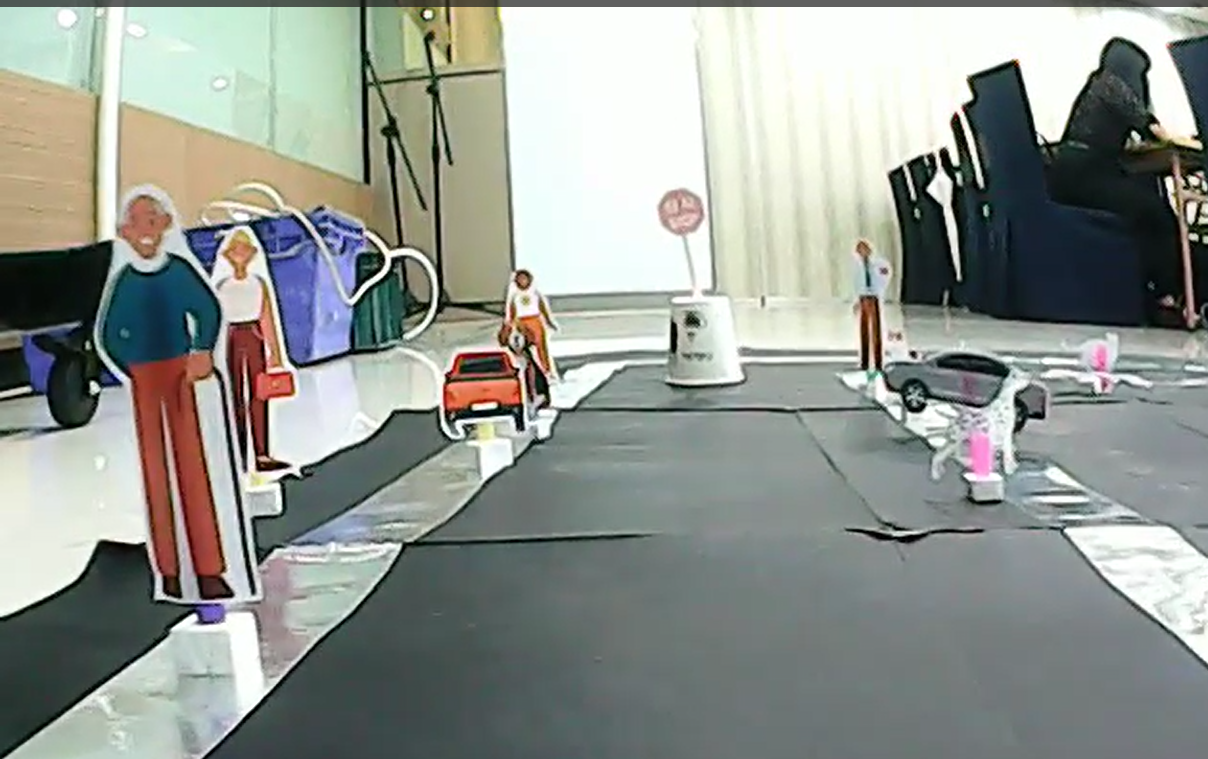
#> input picture code/test/data/tmp/obj_test.png, 1208 x 759 px
$ python -i hand_coded_lane_follower_ahc.py   (imports and definitions only)
#> lines starting #> are read from the running program, lines starting #| are printed output that depends on the picture; after the words box and inside, x2 and y2 are one past the last pixel; in counts of white or black regions, pixels touching at a corner belong together
import cv2
import numpy as np
import logging
import math
import datetime
import sys
# [1 line not run here, left out]

_SHOW_IMAGE = False


class HandCodedLaneFollower(object):
    def __init__(self, car=None):
        logging.info('Creating a HandCodedLaneFollower...')
        self.car = car
        self.curr_steering_angle = 90

    def follow_lane(self, frame):
        # Main entry point of the lane follower
        show_image("orig", frame)

        lane_lines, frame = detect_lane(frame)
        final_frame = self.steer(frame, lane_lines)

        return final_frame

    def steer(self, frame, lane_lines):
        logging.debug('steering...')
        if len(lane_lines) == 0:
            logging.error('No lane lines detected, nothing to do.')
            return frame

        new_steering_angle = compute_steering_angle(frame, lane_lines)
        self.curr_steering_angle = stabilize_steering_angle(self.curr_steering_angle, new_steering_angle, len(lane_lines))

        if self.car is not None:
            self.car.front_wheels.turn(self.curr_steering_angle)
        curr_heading_image = display_heading_line(frame, self.curr_steering_angle)
        show_image("heading", curr_heading_image)

        return curr_heading_image


############################
# Frame processing steps
############################
def detect_lane(frame):
    logging.debug('detecting lane lines...')

    # [5 lines of commented-out code are left out]

    cropped_edges = detect_edges_gray(frame)
    show_image('edges cropped', cropped_edges)

    line_segments = detect_line_segments(cropped_edges)
    line_segment_image = display_lines(frame, line_segments)
    show_image("line segments", line_segment_image)

    lane_lines = average_slope_intercept(frame, line_segments)
    lane_lines_image = display_lines(frame, lane_lines)
    show_image("lane lines", lane_lines_image)

    return lane_lines, lane_lines_image


def detect_edges_gray(frame):
    # filter for blue lane lines
    gray = cv2.cvtColor(frame, cv2.COLOR_BGR2GRAY)
    show_image("gray", gray)
    # cv2.imshow('gray', gray)
    # cv2.waitKey(0)

    cropped_image = gray[330:480, 0:640]
    # cv2.imshow('cropped_image', cropped_image)
    # cv2.waitKey(0)

    img_blurred = cv2.GaussianBlur(cropped_image, ksize = (21,21), sigmaX= 0)
    # cv2.imshow('img_blurred', img_blurred)
    # cv2.waitKey(0)

    cropped_edges = cv2.adaptiveThreshold(
    img_blurred,
    maxValue = 255.0 ,
    adaptiveMethod = cv2.ADAPTIVE_THRESH_GAUSSIAN_C,
    thresholdType = cv2.THRESH_BINARY_INV,
    blockSize = 23, # block size와 c의 값을 이용하여 controus의 영역을 강조함.
    C = 7)
    # cv2.imshow('cropped_edges', cropped_edges)
    # cv2.waitKey(0)

    return cropped_edges


# [35 lines of commented-out code are left out]


# [17 lines left out: function region_of_interest, not called in this run]


def detect_line_segments(cropped_edges):
    # tuning min_threshold, minLineLength, maxLineGap is a trial and error process by hand
    rho = 1  # precision in pixel, i.e. 1 pixel
    angle = np.pi / 180  # degree in radian, i.e. 1 degree
    min_threshold = 10  # minimal of votes
    line_segments = cv2.HoughLinesP(cropped_edges, rho, angle, min_threshold, np.array([]), minLineLength=8,
                                    maxLineGap=4)

    if line_segments is not None:
        for line_segment in line_segments:
            logging.debug('detected line_segment:')
            logging.debug("%s of length %s" % (line_segment, length_of_line_segment(line_segment[0])))

    return line_segments


def average_slope_intercept(frame, line_segments):
    """
    This function combines line segments into one or two lane lines
    If all line slopes are < 0: then we only have detected left lane
    If all line slopes are > 0: then we only have detected right lane
    """
    lane_lines = []
    if line_segments is None:
        logging.info('No line_segment segments detected')
        return lane_lines

    height, width, _ = frame.shape
    left_fit = []
    right_fit = []

    boundary = 1/2
    left_region_boundary = width * (1 - boundary)  # left lane line segment should be on left 2/3 of the screen
    right_region_boundary = width * boundary # right lane line segment should be on left 2/3 of the screen

    for line_segment in line_segments:
        for x1, y1, x2, y2 in line_segment:
            if x1 == x2:
                logging.info('skipping vertical line segment (slope=inf): %s' % line_segment)
                continue
            fit = np.polyfit((x1, x2), (y1, y2), 1)
            slope = fit[0]
            intercept = fit[1]
            if slope < 0:
                if x1 < left_region_boundary and x2 < left_region_boundary:
                    left_fit.append((slope, intercept))
            else:
                if x1 > right_region_boundary and x2 > right_region_boundary:
                    right_fit.append((slope, intercept))

    left_fit_average = np.average(left_fit, axis=0)
    if len(left_fit) > 0:
        lane_lines.append(make_points(frame, left_fit_average))

    right_fit_average = np.average(right_fit, axis=0)
    if len(right_fit) > 0:
        lane_lines.append(make_points(frame, right_fit_average))

    logging.debug('lane lines: %s' % lane_lines)  # [[[316, 720, 484, 432]], [[1009, 720, 718, 432]]]

    return lane_lines


def compute_steering_angle(frame, lane_lines):
    """ Find the steering angle based on lane line coordinate
        We assume that camera is calibrated to point to dead center
    """
    print('num of lanes', len(lane_lines))
    if len(lane_lines) == 0:
        logging.info('No lane lines detected, do nothing')
        return -90

    height, width, _ = frame.shape
    if len(lane_lines) == 1:
        logging.debug('Only detected one lane line, just follow it. %s' % lane_lines[0])
        x1, _, x2, _ = lane_lines[0][0]
        x_offset = x2 - x1
    else:
        _, _, left_x2, _ = lane_lines[0][0]
        _, _, right_x2, _ = lane_lines[1][0]
        camera_mid_offset_percent = 0.02 # 0.0 means car pointing to center, -0.03: car is centered to left, +0.03 means car pointing to right
        mid = int(width / 2 * (1 + camera_mid_offset_percent))
        x_offset = (left_x2 + right_x2) / 2 - mid

    # find the steering angle, which is angle between navigation direction to end of center line
    y_offset = int(height / 2)

    angle_to_mid_radian = math.atan(x_offset / y_offset)  # angle (in radian) to center vertical line
    angle_to_mid_deg = int(angle_to_mid_radian * 180.0 / math.pi)  # angle (in degrees) to center vertical line
    steering_angle = angle_to_mid_deg + 90  # this is the steering angle needed by picar front wheel

    logging.debug('new steering angle: %s' % steering_angle)
    return steering_angle


def stabilize_steering_angle(curr_steering_angle, new_steering_angle, num_of_lane_lines, max_angle_deviation_two_lines=5, max_angle_deviation_one_lane=1):
    """
    Using last steering angle to stabilize the steering angle
    This can be improved to use last N angles, etc
    if new angle is too different from current angle, only turn by max_angle_deviation degrees
    """
    if num_of_lane_lines == 2 :
        # if both lane lines detected, then we can deviate more
        max_angle_deviation = max_angle_deviation_two_lines
    else :
        # if only one lane detected, don't deviate too much
        max_angle_deviation = max_angle_deviation_one_lane

    angle_deviation = new_steering_angle - curr_steering_angle
    print("angle_deviation", angle_deviation)

    if abs(angle_deviation) > max_angle_deviation:
        stabilized_steering_angle = int(curr_steering_angle
                                        + max_angle_deviation * angle_deviation / abs(angle_deviation))
    else:
        stabilized_steering_angle = new_steering_angle
    logging.info('Proposed angle: %s, stabilized angle: %s' % (new_steering_angle, stabilized_steering_angle))
    return stabilized_steering_angle


############################
# Utility Functions
############################
def display_lines(frame, lines, line_color=(0, 255, 0), line_width=10):
    line_image = np.zeros_like(frame)
    if lines is not None:
        for line in lines:
            for x1, y1, x2, y2 in line:
                cv2.line(line_image, (x1, y1+330), (x2, y2+330), line_color, line_width)
    line_image = cv2.addWeighted(frame, 0.8, line_image, 1, 1)
    return line_image


def display_heading_line(frame, steering_angle, line_color=(0, 0, 255), line_width=5, ):
    heading_image = np.zeros_like(frame)
    height, width, _ = frame.shape

    # figure out the heading line from steering angle
    # heading line (x1,y1) is always center bottom of the screen
    # (x2, y2) requires a bit of trigonometry

    # Note: the steering angle of:
    # 0-89 degree: turn left
    # 90 degree: going straight
    # 91-180 degree: turn right
    steering_angle_radian = steering_angle / 180.0 * math.pi
    x1 = int(width / 2)
    y1 = height
    x2 = int(x1 - height / 2 / math.tan(steering_angle_radian))
    y2 = int(height / 2)

    cv2.line(heading_image, (x1, y1), (x2, y2), line_color, line_width)
    heading_image = cv2.addWeighted(frame, 0.8, heading_image, 1, 1)
    return heading_image


def length_of_line_segment(line):
    x1, y1, x2, y2 = line
    return math.sqrt((x2 - x1) ** 2 + (y2 - y1) ** 2)


def show_image(title, frame, show=_SHOW_IMAGE):
    if show:
        cv2.imshow(title, frame)
        cv2.waitKey(0)


def make_points(frame, line):
    height, width, _ = frame.shape
    slope, intercept = line
    y1 = height  # bottom of the frame
    y2 = int(y1 * 1 / 2)  # make points from middle of the frame down

    # bound the coordinates within the frame
    x1 = max(-width, min(2 * width, int((y1 - intercept) / slope)))
    x2 = max(-width, min(2 * width, int((y2 - intercept) / slope)))
    return [[x1, y1, x2, y2]]


############################
# Test Functions
############################
# [40 lines left out: functions test_photo, test_video, not called in this run]


# [4 lines not run here, left out]
    #test_photo('/home/pi/DeepPiCar/driver/data/video/car_video_190427_110320_073.png')
    #test_photo(sys.argv[1])
    #test_video(sys.argv[1])

>>> import cv2
>>> picture = cv2.imread('data/tmp/obj_test.png')
#> picture is the input picture: shape (759, 1208, 3); mean B, G, R 145, 150.9, 145.9
>>> result = HandCodedLaneFollower().follow_lane(picture)
#> in detect_edges_gray, `gray = cv2.cvtColor(frame, cv2.COLOR_BGR2GRAY)`:
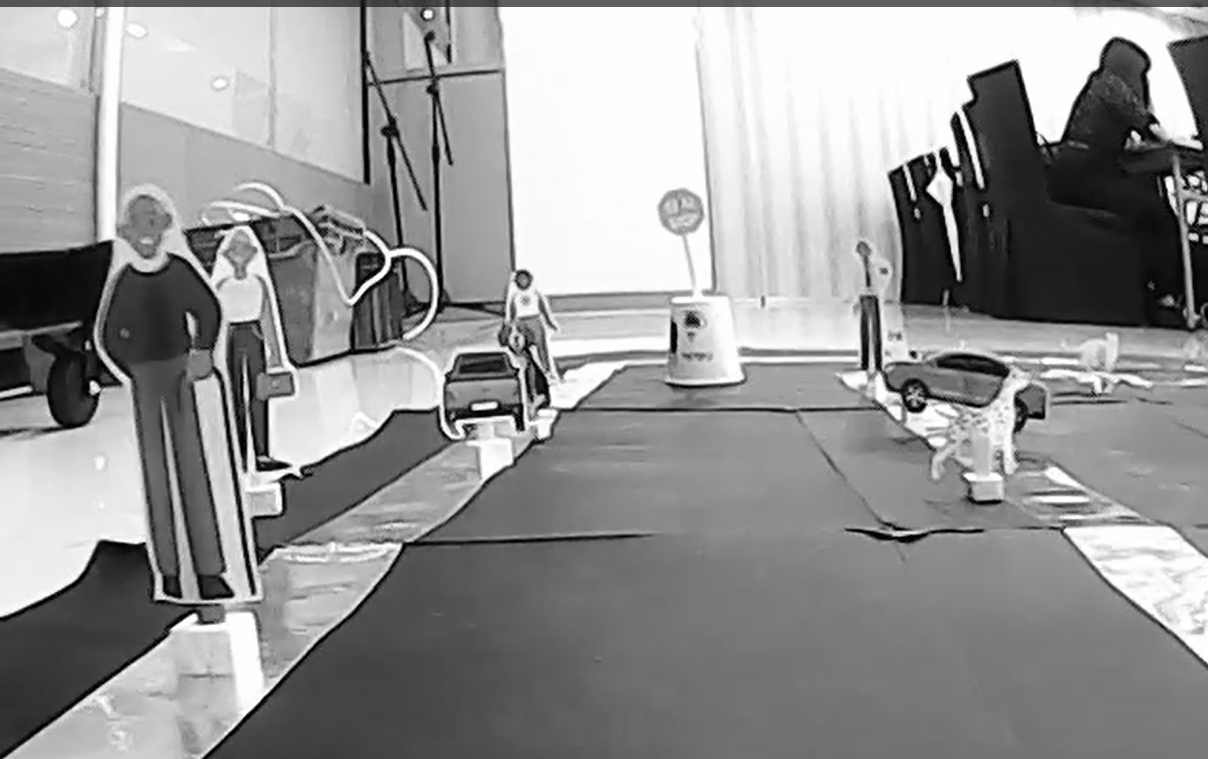
#> gray: shape (759, 1208); min 0, max 255, mean 148.8
#> in detect_edges_gray, `cropped_image = gray[330:480, 0:640]`:
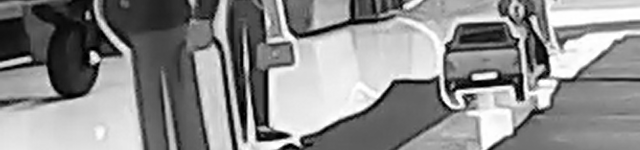
#> cropped_image: shape (150, 640); min 0, max 255, mean 140.3
#> in detect_edges_gray, `img_blurred = cv2.GaussianBlur(cropped_image, ksize = (21,21), sigmaX=..`:
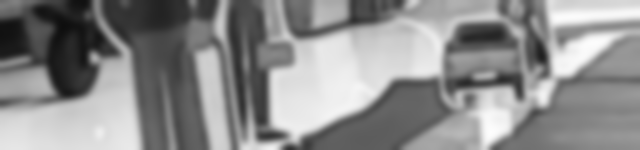
#> img_blurred: shape (150, 640); min 14, max 253, mean 140.3
#> in detect_edges_gray, `cropped_edges = cv2.adaptiveThreshold( img_blurred, maxValue = 255.0 ,..`:
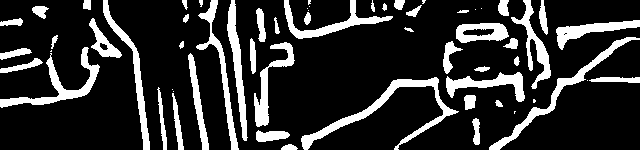
#> cropped_edges: shape (150, 640); 18.3% white; 61 white regions (13 under 20 px), largest, box (x1, y1, x2, y2) and area: (301, 77, 459, 150) 1692, (489, 37, 640, 150) 1275, (0, 47, 100, 108) 1242
#> in detect_line_segments, `line_segments = cv2.HoughLinesP(cropped_edges, rho, angle, min_thresho..`: line_segments = 649 rows, first 6: [0, 100, 72, 98], [208, 41, 220, 44], [456, 38, 489, 40], [13, 19, 21, 19], [558, 35, 589, 32], [557, 83, 583, 76]
#> the loop in detect_line_segments, `for line_segment in line_segments:` made 649 passes
#> the loop in display_lines, `for line in lines:` made 649 passes
#> the loop in average_slope_intercept, `for line_segment in line_segments:` made 649 passes
#> after the loop in average_slope_intercept, `for line_segment in line_segments:`: left_fit = 286 pairs, first value -18.5 to -7.42e-18, second value 1 to 9807; right_fit = [(0.0625, -17.94), (0.179, -31.75), (0.13, -58.35), (0.133, -4.2)]
#> in average_slope_intercept, `left_fit_average = np.average(left_fit, axis=0)`: left_fit_average = [-2.04, 754.2]
#> in make_points, `slope, intercept = line`: slope = -2.04; intercept = 754.2
#> in make_points, `x1 = max(-width, min(2 * width, int((y1 - intercept) / slope)))`: x1 = -2
#> in make_points, `x2 = max(-width, min(2 * width, int((y2 - intercept) / slope)))`: x2 = 183
#> in average_slope_intercept, `right_fit_average = np.average(right_fit, axis=0)`: right_fit_average = [0.126, -28.06]
#> in detect_lane, `lane_lines = average_slope_intercept(frame, line_segments)`: lane_lines = [[[-2, 759, 183, 379]], [[2416, 759, 2416, 379]]]
#> call 2 of display_lines, with line_color = (0, 255, 0), line_width = 10
#> the loop in display_lines (call 2), `for line in lines:` made 2 passes
#> after the loop in display_lines (call 2), `for line in lines:`:
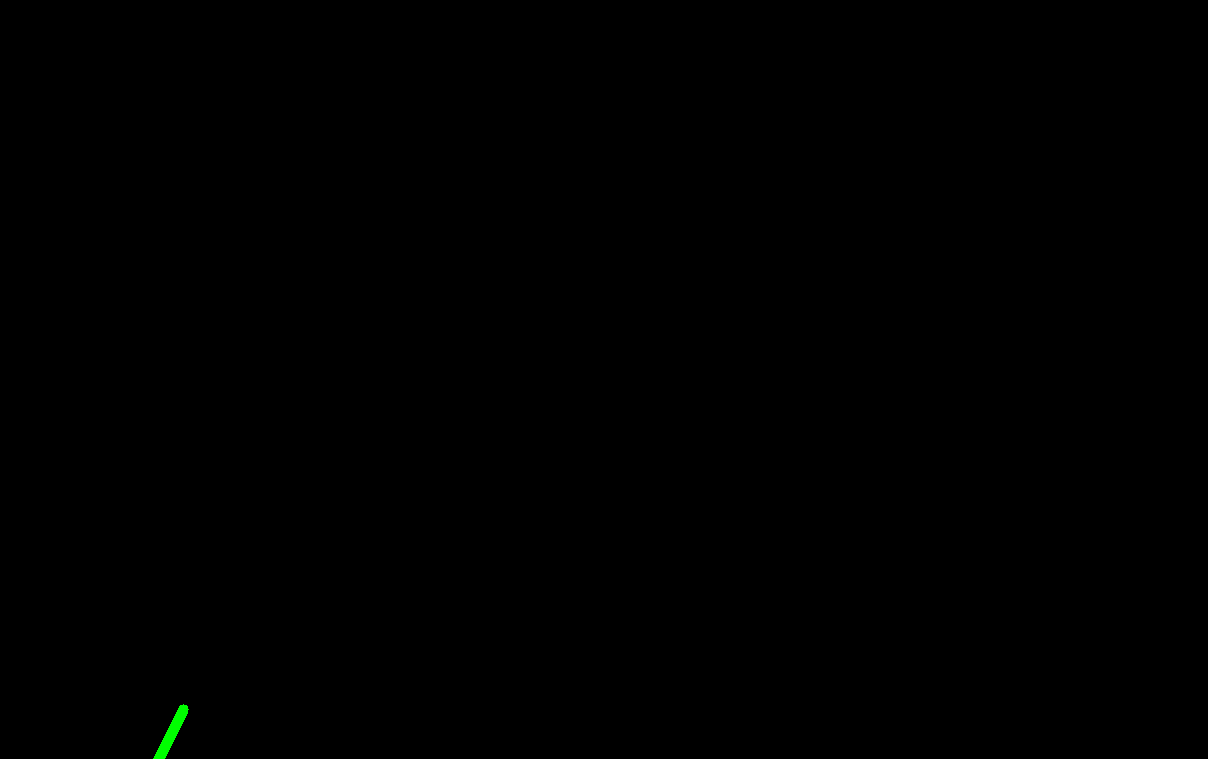
#> line_image: shape (759, 1208, 3); mean B, G, R 0, 0.2, 0
#> in display_lines (call 2), `line_image = cv2.addWeighted(frame, 0.8, line_image, 1, 1)`:
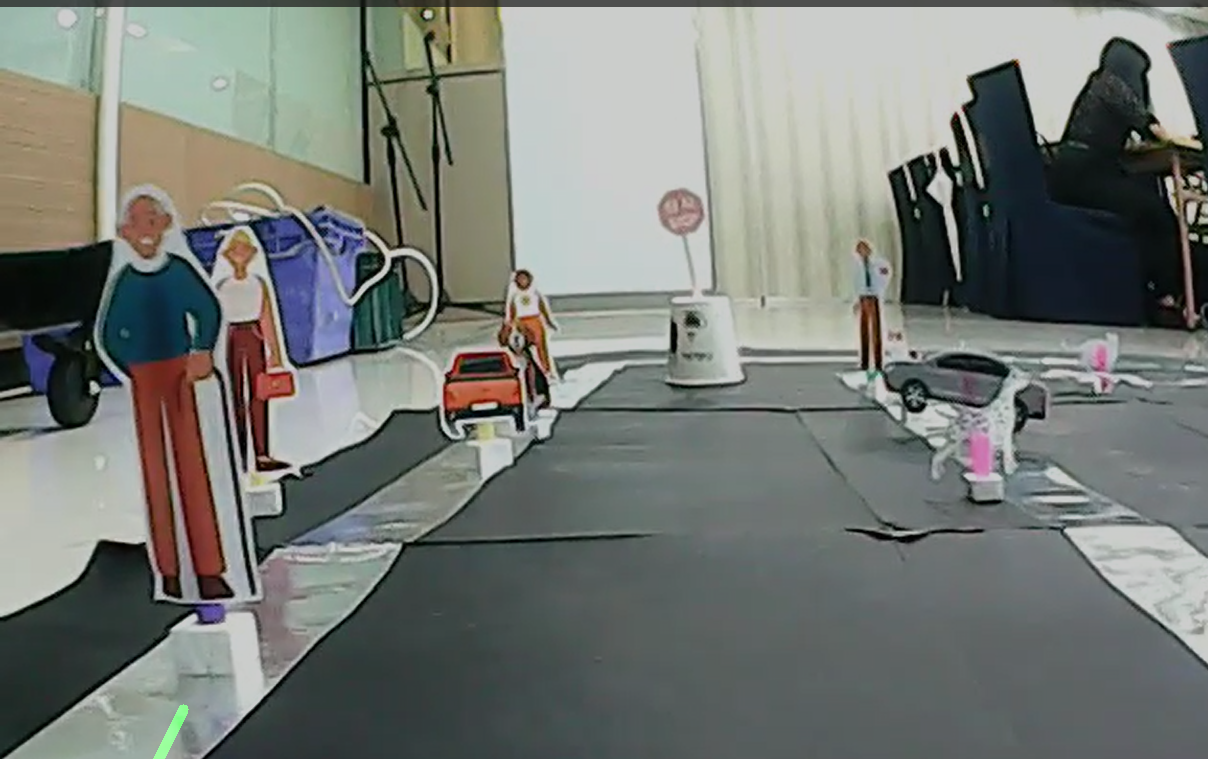
#> line_image: shape (759, 1208, 3); mean B, G, R 117, 121.8, 117.7
#| num of lanes 2
#> in compute_steering_angle, `_, _, left_x2, _ = lane_lines[0][0]`: left_x2 = 183
#> in compute_steering_angle, `_, _, right_x2, _ = lane_lines[1][0]`: right_x2 = 2416
#> in compute_steering_angle, `x_offset = (left_x2 + right_x2) / 2 - mid`: x_offset = 683.5
#> in compute_steering_angle, `angle_to_mid_radian = math.atan(x_offset / y_offset)`: angle_to_mid_radian = 1.06
#> in compute_steering_angle, `angle_to_mid_deg = int(angle_to_mid_radian * 180.0 / math.pi)`: angle_to_mid_deg = 60
#> in compute_steering_angle, `steering_angle = angle_to_mid_deg + 90`: steering_angle = 150
#> in stabilize_steering_angle, `angle_deviation = new_steering_angle - curr_steering_angle`: angle_deviation = 60
#| angle_deviation 60
#> in stabilize_steering_angle, `stabilized_steering_angle = int(curr_steering_angle + max_angle_deviat..`: stabilized_steering_angle = 95
#> in display_heading_line, `steering_angle_radian = steering_angle / 180.0 * math.pi`: steering_angle_radian = 1.66
#> in display_heading_line, `x2 = int(x1 - height / 2 / math.tan(steering_angle_radian))`: x2 = 637
#> in display_heading_line, `heading_image = cv2.addWeighted(frame, 0.8, heading_image, 1, 1)`:
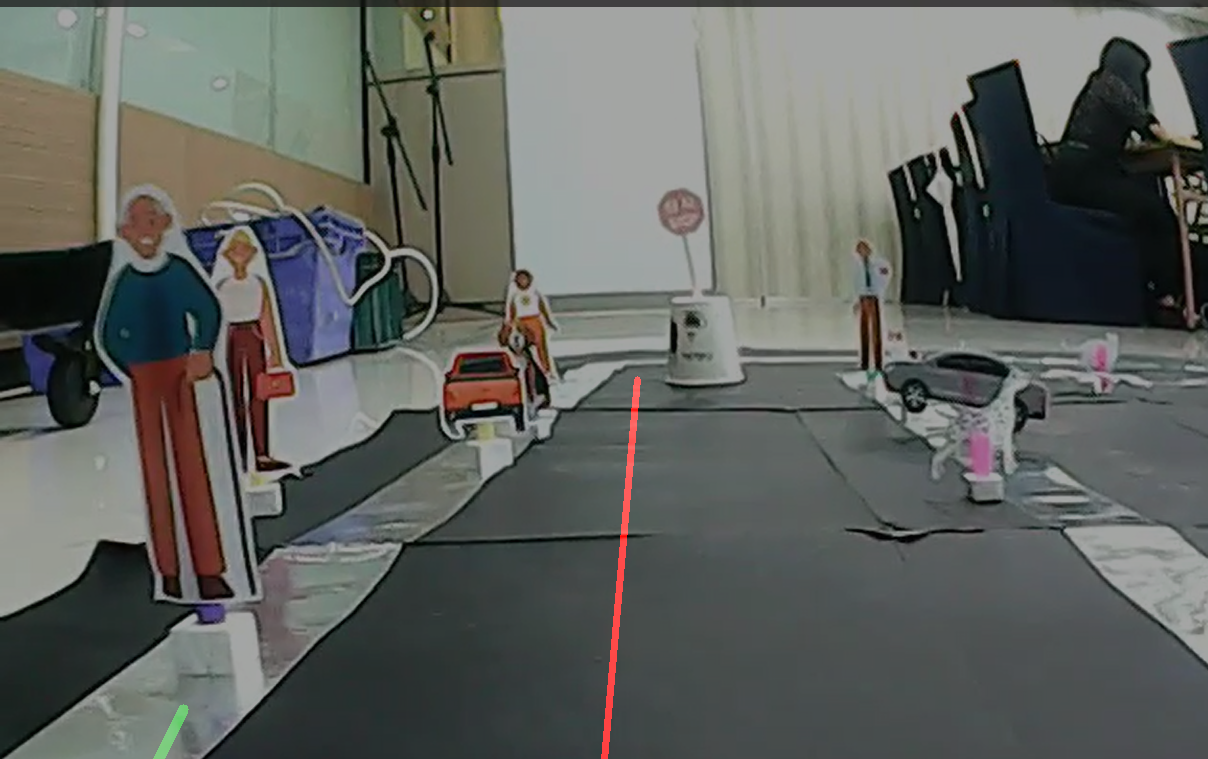
#> heading_image: shape (759, 1208, 3); mean B, G, R 94.6, 98.4, 95.7
